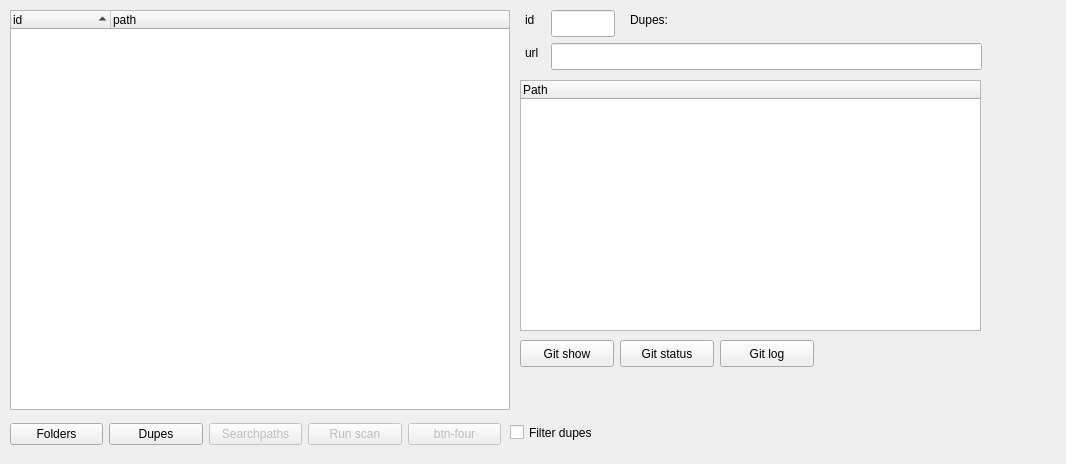
<?xml version="1.0" encoding="UTF-8"?>
<ui version="4.0">
 <class>FindGitsApp</class>
 <widget class="QWidget" name="FindGitsApp">
  <property name="geometry">
   <rect>
    <x>0</x>
    <y>0</y>
    <width>1066</width>
    <height>464</height>
   </rect>
  </property>
  <property name="windowTitle">
   <string>Form</string>
  </property>
  <widget class="QTreeWidget" name="repotree">
   <property name="geometry">
    <rect>
     <x>10</x>
     <y>10</y>
     <width>500</width>
     <height>400</height>
    </rect>
   </property>
   <property name="sizePolicy">
    <sizepolicy hsizetype="Expanding" vsizetype="Expanding">
     <horstretch>0</horstretch>
     <verstretch>0</verstretch>
    </sizepolicy>
   </property>
   <property name="sizeAdjustPolicy">
    <enum>QAbstractScrollArea::AdjustToContents</enum>
   </property>
   <property name="sortingEnabled">
    <bool>true</bool>
   </property>
   <column>
    <property name="text">
     <string>id</string>
    </property>
   </column>
   <column>
    <property name="text">
     <string>path</string>
    </property>
   </column>
  </widget>
  <widget class="QWidget" name="layoutWidget">
   <property name="geometry">
    <rect>
     <x>10</x>
     <y>420</y>
     <width>491</width>
     <height>29</height>
    </rect>
   </property>
   <layout class="QHBoxLayout" name="horizontalLayout">
    <item>
     <widget class="QPushButton" name="folderButton">
      <property name="text">
       <string>Folders</string>
      </property>
     </widget>
    </item>
    <item>
     <widget class="QPushButton" name="getdupes_button">
      <property name="enabled">
       <bool>true</bool>
      </property>
      <property name="text">
       <string>Dupes</string>
      </property>
     </widget>
    </item>
    <item>
     <widget class="QPushButton" name="searchpaths_button">
      <property name="enabled">
       <bool>false</bool>
      </property>
      <property name="text">
       <string>Searchpaths</string>
      </property>
     </widget>
    </item>
    <item>
     <widget class="QPushButton" name="runscan_button">
      <property name="enabled">
       <bool>false</bool>
      </property>
      <property name="text">
       <string>Run scan</string>
      </property>
     </widget>
    </item>
    <item>
     <widget class="QPushButton" name="pushButton_5">
      <property name="enabled">
       <bool>false</bool>
      </property>
      <property name="text">
       <string>btn-four</string>
      </property>
     </widget>
    </item>
   </layout>
  </widget>
  <widget class="QCheckBox" name="checkBox_filterdupes">
   <property name="geometry">
    <rect>
     <x>510</x>
     <y>420</y>
     <width>121</width>
     <height>25</height>
    </rect>
   </property>
   <property name="text">
    <string>Filter dupes</string>
   </property>
  </widget>
  <widget class="QTreeWidget" name="dupetree">
   <property name="geometry">
    <rect>
     <x>520</x>
     <y>80</y>
     <width>461</width>
     <height>251</height>
    </rect>
   </property>
   <property name="autoExpandDelay">
    <number>0</number>
   </property>
   <column>
    <property name="text">
     <string>Path</string>
    </property>
   </column>
  </widget>
  <widget class="QLabel" name="dupecountlabel">
   <property name="geometry">
    <rect>
     <x>630</x>
     <y>10</y>
     <width>121</width>
     <height>19</height>
    </rect>
   </property>
   <property name="text">
    <string>Dupes:</string>
   </property>
  </widget>
  <widget class="QLabel" name="foobarLabel">
   <property name="geometry">
    <rect>
     <x>525</x>
     <y>43</y>
     <width>20</width>
     <height>19</height>
    </rect>
   </property>
   <property name="text">
    <string>url</string>
   </property>
  </widget>
  <widget class="QLineEdit" name="idLineEdit">
   <property name="geometry">
    <rect>
     <x>551</x>
     <y>10</y>
     <width>64</width>
     <height>27</height>
    </rect>
   </property>
   <property name="sizePolicy">
    <sizepolicy hsizetype="Maximum" vsizetype="Fixed">
     <horstretch>0</horstretch>
     <verstretch>0</verstretch>
    </sizepolicy>
   </property>
   <property name="maximumSize">
    <size>
     <width>64</width>
     <height>16777215</height>
    </size>
   </property>
   <property name="baseSize">
    <size>
     <width>33</width>
     <height>0</height>
    </size>
   </property>
   <property name="maxLength">
    <number>4</number>
   </property>
   <property name="alignment">
    <set>Qt::AlignCenter</set>
   </property>
   <property name="readOnly">
    <bool>true</bool>
   </property>
  </widget>
  <widget class="QLabel" name="idLabel">
   <property name="geometry">
    <rect>
     <x>525</x>
     <y>10</y>
     <width>16</width>
     <height>19</height>
    </rect>
   </property>
   <property name="text">
    <string>id</string>
   </property>
  </widget>
  <widget class="QLineEdit" name="urlLineEdit">
   <property name="geometry">
    <rect>
     <x>551</x>
     <y>43</y>
     <width>431</width>
     <height>27</height>
    </rect>
   </property>
   <property name="readOnly">
    <bool>true</bool>
   </property>
  </widget>
  <widget class="QPushButton" name="gitshow_button">
   <property name="geometry">
    <rect>
     <x>520</x>
     <y>340</y>
     <width>94</width>
     <height>27</height>
    </rect>
   </property>
   <property name="text">
    <string>Git show</string>
   </property>
  </widget>
  <widget class="QPushButton" name="gitstatus_button">
   <property name="geometry">
    <rect>
     <x>620</x>
     <y>340</y>
     <width>94</width>
     <height>27</height>
    </rect>
   </property>
   <property name="text">
    <string>Git status</string>
   </property>
  </widget>
  <widget class="QPushButton" name="gitlog_button">
   <property name="geometry">
    <rect>
     <x>720</x>
     <y>340</y>
     <width>94</width>
     <height>27</height>
    </rect>
   </property>
   <property name="text">
    <string>Git log</string>
   </property>
  </widget>
  <action name="actionactionone">
   <property name="checkable">
    <bool>true</bool>
   </property>
   <property name="text">
    <string>actionone</string>
   </property>
   <property name="toolTip">
    <string>actiononetooltip</string>
   </property>
  </action>
 </widget>
 <resources/>
 <connections/>
</ui>
